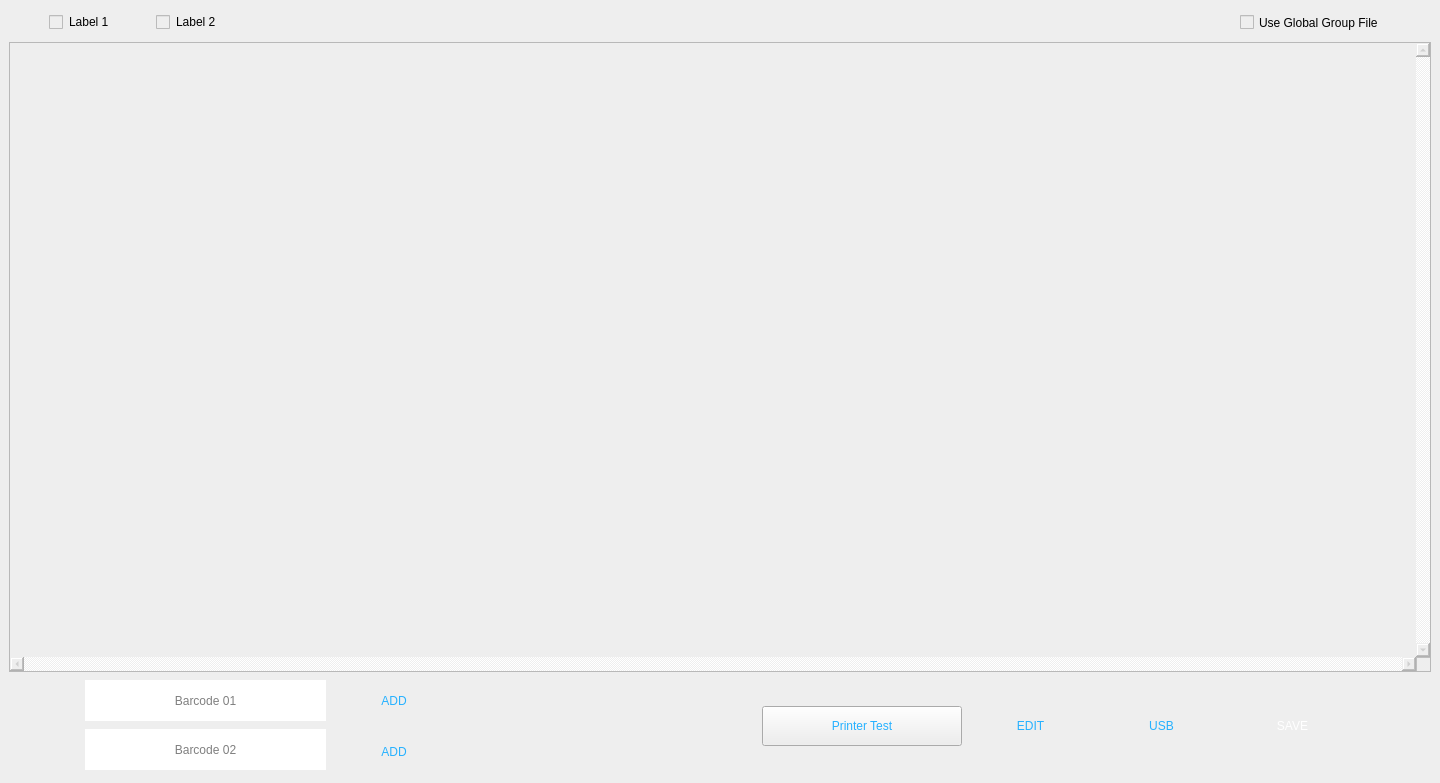
<?xml version="1.0" encoding="UTF-8"?>
<ui version="4.0">
 <class>MainWindow</class>
 <widget class="QMainWindow" name="MainWindow">
  <property name="geometry">
   <rect>
    <x>0</x>
    <y>0</y>
    <width>1440</width>
    <height>783</height>
   </rect>
  </property>
  <property name="windowTitle">
   <string>MainWindow</string>
  </property>
  <property name="styleSheet">
   <string notr="true">background-color: rgb(238, 238, 238);</string>
  </property>
  <widget class="QWidget" name="centralwidget">
   <layout class="QGridLayout" name="gridLayout_2">
    <item row="0" column="0">
     <layout class="QVBoxLayout" name="verticalLayout">
      <item>
       <layout class="QHBoxLayout" name="horizontalLayout_6">
        <item>
         <spacer name="horizontalSpacer_3">
          <property name="orientation">
           <enum>Qt::Horizontal</enum>
          </property>
          <property name="sizeType">
           <enum>QSizePolicy::Maximum</enum>
          </property>
          <property name="sizeHint" stdset="0">
           <size>
            <width>40</width>
            <height>20</height>
           </size>
          </property>
         </spacer>
        </item>
        <item>
         <widget class="QCheckBox" name="checkBox_34">
          <property name="maximumSize">
           <size>
            <width>21</width>
            <height>26</height>
           </size>
          </property>
          <property name="text">
           <string/>
          </property>
         </widget>
        </item>
        <item>
         <widget class="QLabel" name="label">
          <property name="minimumSize">
           <size>
            <width>81</width>
            <height>22</height>
           </size>
          </property>
          <property name="maximumSize">
           <size>
            <width>81</width>
            <height>22</height>
           </size>
          </property>
          <property name="styleSheet">
           <string notr="true">font: 14pt &quot;Roboto Condensed&quot;;
</string>
          </property>
          <property name="text">
           <string>Label 1</string>
          </property>
         </widget>
        </item>
        <item>
         <widget class="QCheckBox" name="checkBox_35">
          <property name="maximumSize">
           <size>
            <width>21</width>
            <height>26</height>
           </size>
          </property>
          <property name="text">
           <string/>
          </property>
         </widget>
        </item>
        <item>
         <widget class="QLabel" name="label_5">
          <property name="minimumSize">
           <size>
            <width>81</width>
            <height>22</height>
           </size>
          </property>
          <property name="maximumSize">
           <size>
            <width>81</width>
            <height>22</height>
           </size>
          </property>
          <property name="styleSheet">
           <string notr="true">font: 14pt &quot;Roboto Condensed&quot;;
</string>
          </property>
          <property name="text">
           <string>Label 2</string>
          </property>
         </widget>
        </item>
        <item>
         <spacer name="horizontalSpacer_2">
          <property name="orientation">
           <enum>Qt::Horizontal</enum>
          </property>
          <property name="sizeHint" stdset="0">
           <size>
            <width>40</width>
            <height>20</height>
           </size>
          </property>
         </spacer>
        </item>
        <item>
         <widget class="QCheckBox" name="checkBox">
          <property name="minimumSize">
           <size>
            <width>191</width>
            <height>27</height>
           </size>
          </property>
          <property name="maximumSize">
           <size>
            <width>191</width>
            <height>27</height>
           </size>
          </property>
          <property name="text">
           <string>Use Global Group File</string>
          </property>
         </widget>
        </item>
       </layout>
      </item>
      <item>
       <layout class="QGridLayout" name="gridLayout">
        <item row="0" column="0">
         <widget class="QTextEdit" name="textEdit">
          <property name="enabled">
           <bool>false</bool>
          </property>
          <property name="verticalScrollBarPolicy">
           <enum>Qt::ScrollBarAlwaysOn</enum>
          </property>
          <property name="horizontalScrollBarPolicy">
           <enum>Qt::ScrollBarAlwaysOn</enum>
          </property>
         </widget>
        </item>
       </layout>
      </item>
      <item>
       <layout class="QHBoxLayout" name="horizontalLayout_5">
        <item>
         <layout class="QHBoxLayout" name="horizontalLayout_4">
          <item>
           <layout class="QHBoxLayout" name="horizontalLayout_2">
            <item>
             <layout class="QVBoxLayout" name="verticalLayout_2">
              <item>
               <widget class="QLineEdit" name="lineEdit">
                <property name="minimumSize">
                 <size>
                  <width>150</width>
                  <height>41</height>
                 </size>
                </property>
                <property name="maximumSize">
                 <size>
                  <width>241</width>
                  <height>41</height>
                 </size>
                </property>
                <property name="styleSheet">
                 <string notr="true">background-color: rgb(255, 255, 255);
font: 14pt &quot;Roboto [GOOG]&quot;;</string>
                </property>
                <property name="frame">
                 <bool>false</bool>
                </property>
                <property name="alignment">
                 <set>Qt::AlignCenter</set>
                </property>
                <property name="placeholderText">
                 <string>Barcode 01</string>
                </property>
               </widget>
              </item>
              <item>
               <widget class="QLineEdit" name="lineEdit_2">
                <property name="minimumSize">
                 <size>
                  <width>150</width>
                  <height>41</height>
                 </size>
                </property>
                <property name="maximumSize">
                 <size>
                  <width>241</width>
                  <height>41</height>
                 </size>
                </property>
                <property name="styleSheet">
                 <string notr="true">font: 14pt &quot;Roboto [GOOG]&quot;;
background-color: rgb(255, 255, 255);</string>
                </property>
                <property name="frame">
                 <bool>false</bool>
                </property>
                <property name="alignment">
                 <set>Qt::AlignCenter</set>
                </property>
                <property name="placeholderText">
                 <string>Barcode 02</string>
                </property>
               </widget>
              </item>
             </layout>
            </item>
            <item>
             <layout class="QVBoxLayout" name="verticalLayout_3">
              <item>
               <widget class="QPushButton" name="bar1_add">
                <property name="minimumSize">
                 <size>
                  <width>124</width>
                  <height>45</height>
                 </size>
                </property>
                <property name="maximumSize">
                 <size>
                  <width>124</width>
                  <height>45</height>
                 </size>
                </property>
                <property name="styleSheet">
                 <string notr="true">color: rgb(38, 177, 255);
font: 14pt &quot;Roboto [GOOG]&quot;;
border-image: url(:/images/final_assets/Secondary_btn/normal.png);</string>
                </property>
                <property name="text">
                 <string>ADD</string>
                </property>
                <property name="flat">
                 <bool>true</bool>
                </property>
               </widget>
              </item>
              <item>
               <widget class="QPushButton" name="bar2_add">
                <property name="minimumSize">
                 <size>
                  <width>124</width>
                  <height>45</height>
                 </size>
                </property>
                <property name="maximumSize">
                 <size>
                  <width>124</width>
                  <height>45</height>
                 </size>
                </property>
                <property name="styleSheet">
                 <string notr="true">color: rgb(38, 177, 255);
font: 14pt &quot;Roboto [GOOG]&quot;;
border-image: url(:/images/final_assets/Secondary_btn/normal.png);</string>
                </property>
                <property name="text">
                 <string>ADD</string>
                </property>
                <property name="flat">
                 <bool>true</bool>
                </property>
               </widget>
              </item>
             </layout>
            </item>
            <item>
             <spacer name="horizontalSpacer">
              <property name="orientation">
               <enum>Qt::Horizontal</enum>
              </property>
              <property name="sizeType">
               <enum>QSizePolicy::Maximum</enum>
              </property>
              <property name="sizeHint" stdset="0">
               <size>
                <width>300</width>
                <height>20</height>
               </size>
              </property>
             </spacer>
            </item>
           </layout>
          </item>
          <item>
           <widget class="QPushButton" name="pushButton">
            <property name="minimumSize">
             <size>
              <width>150</width>
              <height>0</height>
             </size>
            </property>
            <property name="maximumSize">
             <size>
              <width>200</width>
              <height>40</height>
             </size>
            </property>
            <property name="styleSheet">
             <string notr="true">color: rgb(38, 177, 255);
border-image: url(:/images/final_assets/Secondary_btn/exp_db.png);
font: 14pt &quot;Roboto [GOOG]&quot;;</string>
            </property>
            <property name="text">
             <string>Printer Test</string>
            </property>
           </widget>
          </item>
          <item>
           <widget class="QPushButton" name="Edit_btn">
            <property name="minimumSize">
             <size>
              <width>125</width>
              <height>0</height>
             </size>
            </property>
            <property name="maximumSize">
             <size>
              <width>125</width>
              <height>41</height>
             </size>
            </property>
            <property name="styleSheet">
             <string notr="true">color: rgb(38, 177, 255);
border-image: url(:/images/final_assets/Secondary_btn/exp_db.png);
font: 14pt &quot;Roboto [GOOG]&quot;;</string>
            </property>
            <property name="text">
             <string>EDIT</string>
            </property>
            <property name="flat">
             <bool>true</bool>
            </property>
           </widget>
          </item>
          <item>
           <widget class="QPushButton" name="usb_btn">
            <property name="minimumSize">
             <size>
              <width>125</width>
              <height>0</height>
             </size>
            </property>
            <property name="maximumSize">
             <size>
              <width>125</width>
              <height>41</height>
             </size>
            </property>
            <property name="styleSheet">
             <string notr="true">color: rgb(38, 177, 255);
border-image: url(:/images/final_assets/Secondary_btn/exp_db.png);
font: 14pt &quot;Roboto [GOOG]&quot;;</string>
            </property>
            <property name="text">
             <string>USB</string>
            </property>
            <property name="flat">
             <bool>true</bool>
            </property>
           </widget>
          </item>
          <item>
           <widget class="QPushButton" name="save_btn">
            <property name="minimumSize">
             <size>
              <width>125</width>
              <height>45</height>
             </size>
            </property>
            <property name="maximumSize">
             <size>
              <width>125</width>
              <height>45</height>
             </size>
            </property>
            <property name="styleSheet">
             <string notr="true">background-image: url(:/images/final_assets/Main_Btn/btn_normal.png);
color: rgb(255, 255, 255);
font: 14pt &quot;Roboto [GOOG]&quot;;</string>
            </property>
            <property name="text">
             <string>SAVE</string>
            </property>
            <property name="flat">
             <bool>true</bool>
            </property>
           </widget>
          </item>
         </layout>
        </item>
       </layout>
      </item>
     </layout>
    </item>
   </layout>
  </widget>
 </widget>
 <resources>
  <include location="resource.qrc"/>
 </resources>
 <connections/>
</ui>
